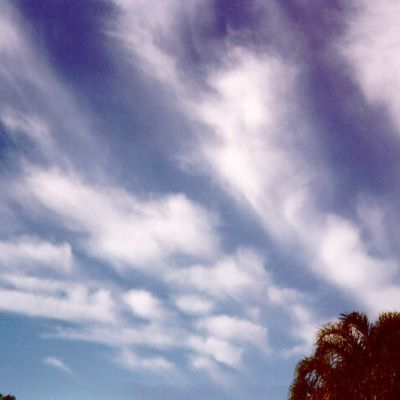
#> input picture tests/data/sky/ccsn_ci_n001.jpg, 400 x 400 px
$ python -i stats.py   (imports and definitions only)   (older library calls are emulated)
#> lines starting #> are read from the running program, lines starting #| are printed output that depends on the picture; after the words box and inside, x2 and y2 are one past the last pixel; in counts of white or black regions, pixels touching at a corner belong together
#> further down, picture is the input picture: shape (400, 400, 3); mean B, G, R 176.1, 148.8, 150.3
"""Per-frame image statistics recorded in each sidecar.

Statistics are computed on a copy downscaled to at most STATS_MAX_DIM pixels
on the long side (recorded in the sidecar) so they stay cheap on a Raspberry Pi.
"""

from __future__ import annotations

import cv2
import numpy as np

STATS_MAX_DIM = 1024
CLIP_LEVEL = 254   # a channel value >= this counts as clipped (8-bit)
DARK_LEVEL = 1


def _downscale(bgr: np.ndarray) -> np.ndarray:
    h, w = bgr.shape[:2]
#> h = 400; w = 400
    scale = STATS_MAX_DIM / max(h, w)
#> scale = 2.56
    if scale >= 1.0:
        return bgr
    return cv2.resize(bgr, (round(w * scale), round(h * scale)), interpolation=cv2.INTER_AREA)


def frame_stats(bgr: np.ndarray) -> dict:
    """Exposure and quality statistics for an 8-bit BGR frame."""
    if bgr.dtype != np.uint8 or bgr.ndim != 3 or bgr.shape[2] != 3:
        raise ValueError(f"expected 8-bit BGR image, got dtype={bgr.dtype} shape={bgr.shape}")
    small = _downscale(bgr)
    luma = cv2.cvtColor(small, cv2.COLOR_BGR2GRAY)
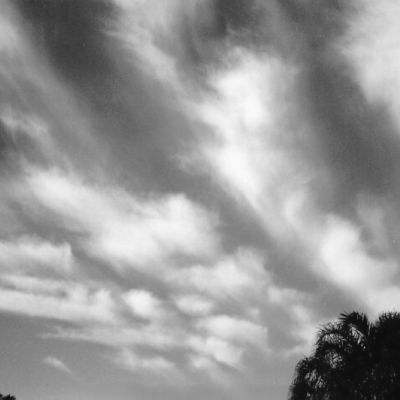
#> luma: shape (400, 400); min 9, max 250, mean 152.3
    clipped = (small >= CLIP_LEVEL).any(axis=2)
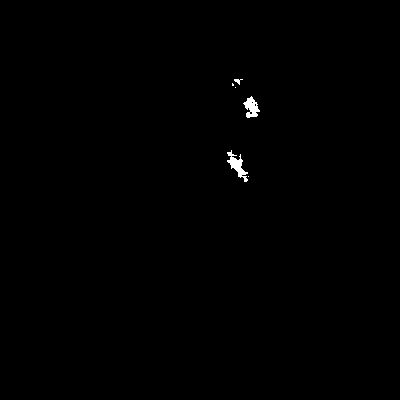
#> clipped: shape (400, 400) bool; 0.3% white; 6 white regions (3 under 20 px), largest, box (x1, y1, x2, y2) and area: (227, 150, 248, 182) 247, (243, 96, 260, 118) 206, (234, 79, 243, 85) 25
    p01, p50, p99 = np.percentile(luma, [1, 50, 99])
#> p01 = 15; p50 = 153; p99 = 242

    # Largest clipped blob: usually the Sun or glare around it.
    n, _, cc_stats, centroids = cv2.connectedComponentsWithStats(clipped.astype(np.uint8), connectivity=8)
#> n = 7; cc_stats = [[0, 0, 400, 400, 159515], [234, 79, 9, 6, 25], [232, 83, 2, 3, 5], [235, 87, 1, 1, 1], [243, 96, 17, 22, 206], [227, 150, 21, 32, 247], [248, 176, 1, 1, 1]]; centroids = [[199.4, 199.7], [237.5, 80.52], [232.4, 84.2], [235, 87], [251.1, 107.2], [236.9, 165.2], [248, 176]]
    blob = None
    if n > 1:
        i = 1 + int(np.argmax(cc_stats[1:, cv2.CC_STAT_AREA]))
#> i = 5
        sx = bgr.shape[1] / small.shape[1]
#> sx = 1
        sy = bgr.shape[0] / small.shape[0]
#> sy = 1
        blob = {
            "area_fraction": float(cc_stats[i, cv2.CC_STAT_AREA] / clipped.size),
            "centroid_xy": [float(centroids[i][0] * sx), float(centroids[i][1] * sy)],  # full-resolution pixels
        }
#> blob = {'area_fraction': 0.00154, 'centroid_xy': [236.9, 165.2]}

    b, g, r = (float(small[..., c].mean()) for c in range(3))
#> b = 176.1; g = 148.8; r = 150.3
    return {
        "stats_resolution": [int(small.shape[1]), int(small.shape[0])],
        "mean_rgb": [r, g, b],
        "luma_p01_p50_p99": [float(p01), float(p50), float(p99)],
        "clipped_fraction": float(clipped.mean()),
        "dark_fraction": float((small <= DARK_LEVEL).all(axis=2).mean()),
        "sharpness_laplacian_var": float(cv2.Laplacian(luma, cv2.CV_64F).var()),
        "largest_clipped_blob": blob,
    }

>>> import cv2
>>> picture = cv2.imread('../../../tests/data/sky/ccsn_ci_n001.jpg')
>>> result = frame_stats(picture)
#> result = 7 items
